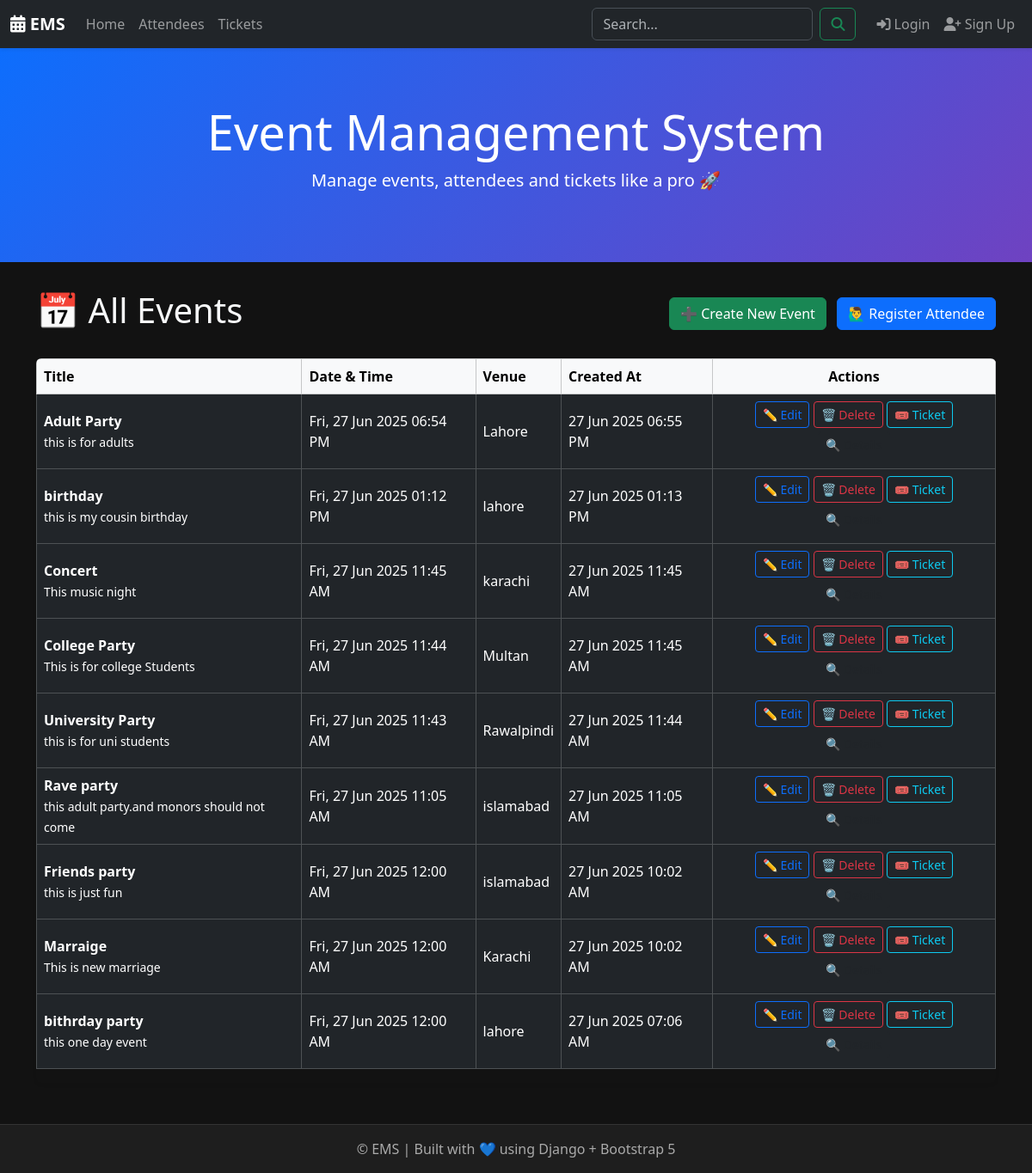
The page / on the database its author committed.
### aneesapp/models.py (models this page shows, shortened)
class Event(models.Model):
   title=models.CharField(max_length=100)
   description= models.TextField()
   date = models.DateTimeField(default=timezone.now)
   venue=models.CharField(max_length=200)
   created_at=models.DateTimeField(auto_now_add=True)

### aneesapp/views.py (the view)
# urls.py: path('', views.event_form, name='event_form'),
def event_form(request):
    events = Event.objects.all().order_by('-created_at')
    return render(request, 'event_form.html', {'events': events})

### aneesapp/templates/event_form.html (shortened to what this page needs)
{% extends "layout.html" %}
{% block content %}
<div class="d-flex justify-content-between align-items-center mb-4">
  <h1 class="display-6">📅 All Events</h1>
  <div>
    <a href="{% url 'create_event' %}" class="btn btn-success me-2">
      ➕ Create New Event
    </a>
    <a href="{% url 'register_attend' %}" class="btn btn-primary">
      🙋‍♂️ Register Attendee
    </a>
  </div>
</div>
{% if events %}
  <div class="table-responsive shadow-sm rounded">
    <table class="table table-dark table-hover table-bordered align-middle">
      <thead class="table-light text-dark">
        <tr>
          <th>Title</th>
          <th>Date & Time</th>
          <th>Venue</th>
          <th>Created At</th>
          <th class="text-center">Actions</th>
        </tr>
      </thead>
      <tbody>
        {% for event in events %}
        <tr>
          <td><strong>{{ event.title }}</strong><br><small>{{ event.description }}</small></td>
          <td>{{ event.date|date:"D, d M Y h:i A" }}</td>
          <td>{{ event.venue }}</td>
          <td>{{ event.created_at|date:"d M Y h:i A" }}</td>
          <td class="text-center">
            <a class="btn btn-sm btn-outline-primary mb-1" href="{% url 'edit_event' event.id %}">✏️ Edit</a>
            <a class="btn btn-sm btn-outline-danger mb-1" href="{% url 'delete_event' event.id %}">🗑️ Delete</a>
            <a class="btn btn-sm btn-outline-info mb-1" href="{% url 'ticket_system' event.id %}">🎟️ Ticket</a>
            <a class="btn btn-sm btn-outline-dark mb-1" href="{% url 'details' event.id %}">🔍 Details</a>
          </td>
        </tr>
        {% endfor %}
      </tbody>
    </table>
  </div>
{% else %}
  <div class="alert alert-warning text-center" role="alert">
    No events found. Please create one using the "Create New Event" button.
  </div>
{% endif %}
{% endblock %}

### templates/layout.html (shortened to what this page needs)
{% load static %}
<!DOCTYPE html>
<html lang="en" data-bs-theme="dark">
<head>
  <link href="https://cdn.jsdelivr.net/npm/bootstrap@5.3.7/dist/css/bootstrap.min.css" rel="stylesheet">
  <link rel="stylesheet" href="https://cdnjs.cloudflare.com/ajax/libs/font-awesome/6.5.0/css/all.min.css" />
</head>
<body>
<nav class="navbar navbar-expand-lg navbar-dark bg-dark sticky-top shadow-sm">
  <div class="container-fluid">
    <a class="navbar-brand fw-bold" href="{% url 'event_form' %}"><i class="fa-solid fa-calendar-days"></i> EMS</a>
    <div class="collapse navbar-collapse" id="navbarNav">
      <ul class="navbar-nav me-auto mb-2 mb-lg-0">
        <li class="nav-item"><a class="nav-link" href="{% url 'event_form' %}">Home</a></li>
        <li class="nav-item"><a class="nav-link" href="{% url 'all_attendees' %}">Attendees</a></li>
        <li class="nav-item"><a class="nav-link" href="{% url 'event_tickets' %}">Tickets</a></li>
      </ul>
      <form class="d-flex me-3" role="search" method="get" action="{% url 'search_results' %}">
        <input class="form-control me-2" type="search" placeholder="Search..." name="q" aria-label="Search">
        <button class="btn btn-outline-success" type="submit"><i class="fa fa-search"></i></button>
      </form>
      <ul class="navbar-nav mb-2 mb-lg-0">
        {% if user.is_authenticated %}
          <li class="nav-item"><a class="nav-link disabled">👋 {{ user.username }}</a></li>
          <li class="nav-item"><a class="nav-link" href="{% url 'logout' %}"><i class="fas fa-sign-out-alt"></i> Logout</a></li>
        {% else %}
          <li class="nav-item"><a class="nav-link" href="{% url 'login' %}"><i class="fas fa-sign-in-alt"></i> Login</a></li>
          <li class="nav-item"><a class="nav-link" href="{% url 'signup' %}"><i class="fas fa-user-plus"></i> Sign Up</a></li>
        {% endif %}
      </ul>
    </div>
  </div>
</nav>
<div class="header">
  <h1 class="display-4">Event Management System</h1>
  <p class="lead">Manage events, attendees and tickets like a pro 🚀</p>
</div>
<div class="container">
  {% block content %}{% endblock %}
</div>
<footer>
  &copy; {{ now|date:"Y" }} EMS | Built with 💙 using Django + Bootstrap 5
</footer>
</body>
</html>

### templates/layout.html (style rules this page uses)
body { background-color: #121212; color: #f8f9fa; }
.header { padding: 4rem 1rem; background: linear-gradient(135deg, #0d6efd, #6f42c1); color: white; text-align: center; margin-bottom: 2rem; }
footer { margin-top: 3rem; padding: 1rem; background-color: #1e1e1e; color: #aaa; text-align: center; border-top: 1px solid #333; }

### rows shown on the page
Event: title "Adult Party", description "this is for adults", date "Fri, 27 Jun 2025 06:54 PM", venue "Lahore", created_at "27 Jun 2025 06:55 PM"
Event: title "birthday", description "this is my cousin birthday", date "Fri, 27 Jun 2025 01:12 PM", venue "lahore", created_at "27 Jun 2025 01:13 PM"
Event: title "Concert", description "This music night", date "Fri, 27 Jun 2025 11:45 AM", venue "karachi", created_at "27 Jun 2025 11:45 AM"
Event: title "College Party", description "This is for college Students", date "Fri, 27 Jun 2025 11:44 AM", venue "Multan", created_at "27 Jun 2025 11:45 AM"
Event: title "University Party", description "this is for uni students", date "Fri, 27 Jun 2025 11:43 AM", venue "Rawalpindi", created_at "27 Jun 2025 11:44 AM"
Event: title "Rave party", description "this adult party.and monors should not come", date "Fri, 27 Jun 2025 11:05 AM", venue "islamabad", created_at "27 Jun 2025 11:05 AM"
Event: title "Friends party", description "this is just fun", date "Fri, 27 Jun 2025 12:00 AM", venue "islamabad", created_at "27 Jun 2025 10:02 AM"
Event: title "Marraige", description "This is new marriage", date "Fri, 27 Jun 2025 12:00 AM", venue "Karachi", created_at "27 Jun 2025 10:02 AM"
Event: title "bithrday party", description "this one day event", date "Fri, 27 Jun 2025 12:00 AM", venue "lahore", created_at "27 Jun 2025 07:06 AM"
